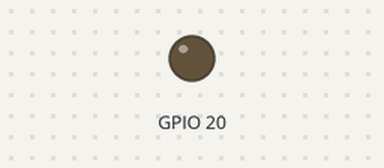
The program below on a simulated Raspberry Pi (BCM pin numbers). Shown: output pins drawn as LEDs (lit = HIGH). At 5.0 s the program stops and its outputs stay as they are.

Above: at 0.2 s.
At 3.8 s:
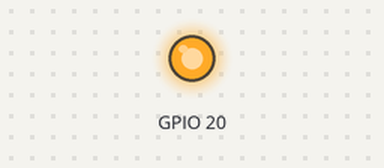
Timing chart, 0 to 5.5 s (numbered marks = the images above):
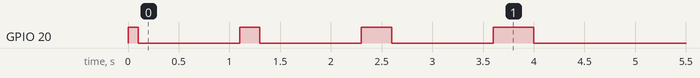

Measured:
- by itself, GPIO 20: LOW → HIGH at 0.00 s, → LOW 0.10 s later, → HIGH 1.0 s later, → LOW 0.20 s later, … (8 changes in this stretch)

The program:

buzzby.py
```python
#!/usr/bin/python3

# Peter Normington
# 2019-12-03

from BuzzerBoard import *
from time import sleep

buzzer_setup = {
    "Whistle":20,
}

my_bb = BuzzerBoard(buzzer_setup)
for i in range(1,5):
    my_bb.buzz("Whistle",i/10)
    sleep(1)
```

BuzzerBoard.py
```python
#!/usr/bin/python3

# Peter Normington
# 2019-12-01

from gpiozero import Buzzer
from time import sleep

class BuzzerBoard:
    def __init__(self,pin_buzzer):

        self.pin_buzzer = pin_buzzer

        # buzzers are keyed by name
        self.buzzer = {}
        for name,pin in self.pin_buzzer.items():
            self.buzzer[name]=Buzzer(pin)

    def buzz(self,name,duration):
        self.buzzer[name].on()
        sleep(duration)
        self.buzzer[name].off()

    def test_all_buzzers(self):
        for name in self.buzzer.keys():
            self.buzz(name,2)

# Test the class
if __name__ == '__main__':
    print("Buzzer test program")
    # Set up the board configuration

    peters_pin_buzzer = {
            "Whistle":20,
        }

    petersboard = BuzzerBoard(peters_pin_buzzer)
    # Run the test
    print("Testing the buzzers...")
    petersboard.test_all_buzzers()
    print("All done!")
```
